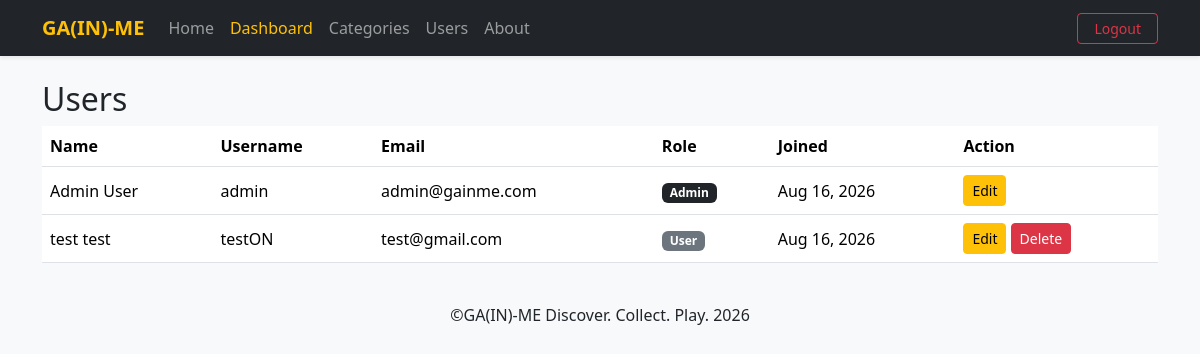
Screenshot of /admin/users.php (signed in) with the database file from the repository.
### tables this page shows
CREATE TABLE `users` (
  `id` int(11) NOT NULL,
  `username` varchar(255) NOT NULL,
  `email` varchar(255) NOT NULL,
  `password` varchar(255) NOT NULL,
  `role_id` int(11) NOT NULL DEFAULT '2',
  `first_name` varchar(100) NOT NULL DEFAULT '',
  `last_name` varchar(100) NOT NULL DEFAULT '',
  `remember_token` varchar(255) DEFAULT NULL,
  `created_at` timestamp NOT NULL DEFAULT CURRENT_TIMESTAMP
);

CREATE TABLE `roles` (
  `id` int(11) NOT NULL,
  `role_name` varchar(50) NOT NULL,
  `description` varchar(255) DEFAULT NULL
);

### admin/users.php (the view, shortened to what this page needs)
<?php
require_once("../components/header.php");
$conn = create_connection();
$users = $conn->query("
    SELECT users.*, roles.role_name
    FROM users
    JOIN roles ON users.role_id = roles.id
    ORDER BY users.created_at DESC
")->fetch_all(MYSQLI_ASSOC);
?>
<h2>Users</h2>
<table class="table align-middle mb-4">
    <thead>
        <tr>
            <th>Name</th>
            <th>Username</th>
            <th>Email</th>
            <th>Role</th>
            <th>Joined</th>
            <th>Action</th>
        </tr>
    </thead>
    <tbody>
        <?php foreach ($users as $u): ?>
            <tr>
                <td><?php echo htmlspecialchars($u["first_name"] . " " . $u["last_name"]); ?></td>
                <td><?php echo htmlspecialchars($u["username"]); ?></td>
                <td><?php echo htmlspecialchars($u["email"]); ?></td>
                <td>
                    <span class="badge bg-<?php echo $u["role_id"] == 1 ? "dark" : "secondary"; ?>">
                        <?php echo htmlspecialchars($u["role_name"]); ?>
                    </span>
                </td>
                <td><?php echo date("M j, Y", strtotime($u["created_at"])); ?></td>
                <td>
                    <a href="users.php?edit=<?php echo $u["id"]; ?>" class="btn btn-warning btn-sm">Edit</a>
                    <?php if ($u["id"] != $_SESSION["id"]): ?>
                        <form method="post" action="#" onsubmit="return confirm('Delete this user?');" class="d-inline">
                            <button type="submit" class="btn btn-danger btn-sm">Delete</button>
                        </form>
                    <?php endif; ?>
                </td>
            </tr>
        <?php endforeach; ?>
    </tbody>
</table>
<?php require_once("../components/footer.php"); ?>

### rows the page displays
users: first_name+last_name "Admin User", username "admin", email "admin@gainme.com", role.role_name "Admin", created_at "Aug 16, 2026"
users: first_name+last_name "test test", username "testON", email "test@gmail.com", role.role_name "User", created_at "Aug 16, 2026"
